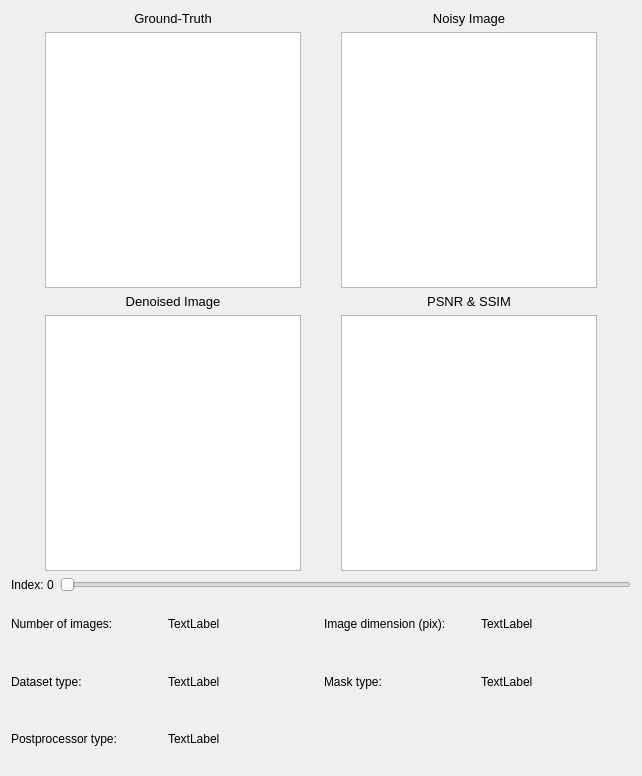
<?xml version="1.0" encoding="UTF-8"?>
<ui version="4.0">
 <class>Visual_Noise_Analysis</class>
 <widget class="QWidget" name="Visual_Noise_Analysis">
  <property name="geometry">
   <rect>
    <x>0</x>
    <y>0</y>
    <width>642</width>
    <height>776</height>
   </rect>
  </property>
  <property name="minimumSize">
   <size>
    <width>498</width>
    <height>77</height>
   </size>
  </property>
  <property name="windowTitle">
   <string>Form</string>
  </property>
  <layout class="QVBoxLayout" name="verticalLayout_2">
   <item>
    <layout class="QVBoxLayout" name="verticalLayout">
     <item>
      <layout class="QGridLayout" name="gridLayout_2">
       <item row="1" column="1">
        <widget class="QLabel" name="label_2">
         <property name="font">
          <font>
           <pointsize>10</pointsize>
          </font>
         </property>
         <property name="text">
          <string>Noisy Image</string>
         </property>
         <property name="alignment">
          <set>Qt::AlignCenter</set>
         </property>
        </widget>
       </item>
       <item row="2" column="0">
        <widget class="QGraphicsView" name="preview_image_original">
         <property name="sizePolicy">
          <sizepolicy hsizetype="Fixed" vsizetype="Preferred">
           <horstretch>0</horstretch>
           <verstretch>0</verstretch>
          </sizepolicy>
         </property>
         <property name="minimumSize">
          <size>
           <width>256</width>
           <height>256</height>
          </size>
         </property>
         <property name="verticalScrollBarPolicy">
          <enum>Qt::ScrollBarAlwaysOff</enum>
         </property>
         <property name="horizontalScrollBarPolicy">
          <enum>Qt::ScrollBarAlwaysOff</enum>
         </property>
         <property name="sizeAdjustPolicy">
          <enum>QAbstractScrollArea::AdjustToContents</enum>
         </property>
        </widget>
       </item>
       <item row="2" column="1">
        <widget class="QGraphicsView" name="preview_image_noise">
         <property name="sizePolicy">
          <sizepolicy hsizetype="Fixed" vsizetype="Preferred">
           <horstretch>0</horstretch>
           <verstretch>0</verstretch>
          </sizepolicy>
         </property>
         <property name="minimumSize">
          <size>
           <width>256</width>
           <height>256</height>
          </size>
         </property>
         <property name="verticalScrollBarPolicy">
          <enum>Qt::ScrollBarAlwaysOff</enum>
         </property>
         <property name="horizontalScrollBarPolicy">
          <enum>Qt::ScrollBarAlwaysOff</enum>
         </property>
         <property name="sizeAdjustPolicy">
          <enum>QAbstractScrollArea::AdjustToContents</enum>
         </property>
        </widget>
       </item>
       <item row="1" column="0">
        <widget class="QLabel" name="label">
         <property name="font">
          <font>
           <pointsize>10</pointsize>
          </font>
         </property>
         <property name="text">
          <string>Ground-Truth</string>
         </property>
         <property name="alignment">
          <set>Qt::AlignCenter</set>
         </property>
        </widget>
       </item>
       <item row="4" column="0">
        <widget class="QGraphicsView" name="preview_image_reconstructed">
         <property name="sizePolicy">
          <sizepolicy hsizetype="Fixed" vsizetype="Preferred">
           <horstretch>0</horstretch>
           <verstretch>0</verstretch>
          </sizepolicy>
         </property>
         <property name="minimumSize">
          <size>
           <width>256</width>
           <height>256</height>
          </size>
         </property>
         <property name="verticalScrollBarPolicy">
          <enum>Qt::ScrollBarAlwaysOff</enum>
         </property>
         <property name="horizontalScrollBarPolicy">
          <enum>Qt::ScrollBarAlwaysOff</enum>
         </property>
         <property name="sizeAdjustPolicy">
          <enum>QAbstractScrollArea::AdjustToContents</enum>
         </property>
        </widget>
       </item>
       <item row="3" column="0">
        <widget class="QLabel" name="label_3">
         <property name="font">
          <font>
           <pointsize>10</pointsize>
          </font>
         </property>
         <property name="text">
          <string>Denoised Image</string>
         </property>
         <property name="alignment">
          <set>Qt::AlignCenter</set>
         </property>
        </widget>
       </item>
       <item row="4" column="1">
        <widget class="QGraphicsView" name="plot_bars_psnr_and_ssim">
         <property name="sizePolicy">
          <sizepolicy hsizetype="Fixed" vsizetype="Preferred">
           <horstretch>0</horstretch>
           <verstretch>0</verstretch>
          </sizepolicy>
         </property>
         <property name="minimumSize">
          <size>
           <width>256</width>
           <height>256</height>
          </size>
         </property>
        </widget>
       </item>
       <item row="3" column="1">
        <widget class="QLabel" name="label_5">
         <property name="font">
          <font>
           <pointsize>10</pointsize>
          </font>
         </property>
         <property name="text">
          <string>PSNR &amp; SSIM</string>
         </property>
         <property name="alignment">
          <set>Qt::AlignCenter</set>
         </property>
        </widget>
       </item>
      </layout>
     </item>
     <item>
      <layout class="QGridLayout" name="gridLayout">
       <property name="verticalSpacing">
        <number>0</number>
       </property>
       <item row="0" column="1">
        <widget class="QSlider" name="slider_value">
         <property name="sizePolicy">
          <sizepolicy hsizetype="MinimumExpanding" vsizetype="Fixed">
           <horstretch>0</horstretch>
           <verstretch>0</verstretch>
          </sizepolicy>
         </property>
         <property name="orientation">
          <enum>Qt::Horizontal</enum>
         </property>
        </widget>
       </item>
       <item row="0" column="0">
        <widget class="QLabel" name="slider_index_label">
         <property name="text">
          <string>Index: 0</string>
         </property>
        </widget>
       </item>
      </layout>
     </item>
     <item>
      <layout class="QGridLayout" name="gridLayout_3">
       <item row="1" column="1">
        <widget class="QLabel" name="dataset_type">
         <property name="text">
          <string>TextLabel</string>
         </property>
        </widget>
       </item>
       <item row="1" column="0">
        <widget class="QLabel" name="label_6">
         <property name="text">
          <string>Dataset type:</string>
         </property>
        </widget>
       </item>
       <item row="0" column="3">
        <widget class="QLabel" name="image_size">
         <property name="text">
          <string>TextLabel</string>
         </property>
        </widget>
       </item>
       <item row="0" column="2">
        <widget class="QLabel" name="label_8">
         <property name="text">
          <string>Image dimension (pix):</string>
         </property>
        </widget>
       </item>
       <item row="1" column="2">
        <widget class="QLabel" name="label_10">
         <property name="text">
          <string>Mask type:</string>
         </property>
        </widget>
       </item>
       <item row="0" column="1">
        <widget class="QLabel" name="number_images">
         <property name="text">
          <string>TextLabel</string>
         </property>
        </widget>
       </item>
       <item row="0" column="0">
        <widget class="QLabel" name="label_4">
         <property name="text">
          <string>Number of images:</string>
         </property>
        </widget>
       </item>
       <item row="1" column="3">
        <widget class="QLabel" name="mask_type">
         <property name="text">
          <string>TextLabel</string>
         </property>
        </widget>
       </item>
       <item row="2" column="0">
        <widget class="QLabel" name="label_12">
         <property name="text">
          <string>Postprocessor type:</string>
         </property>
        </widget>
       </item>
       <item row="2" column="1">
        <widget class="QLabel" name="postprocessor_type">
         <property name="text">
          <string>TextLabel</string>
         </property>
        </widget>
       </item>
      </layout>
     </item>
    </layout>
   </item>
  </layout>
 </widget>
 <resources/>
 <connections/>
</ui>
